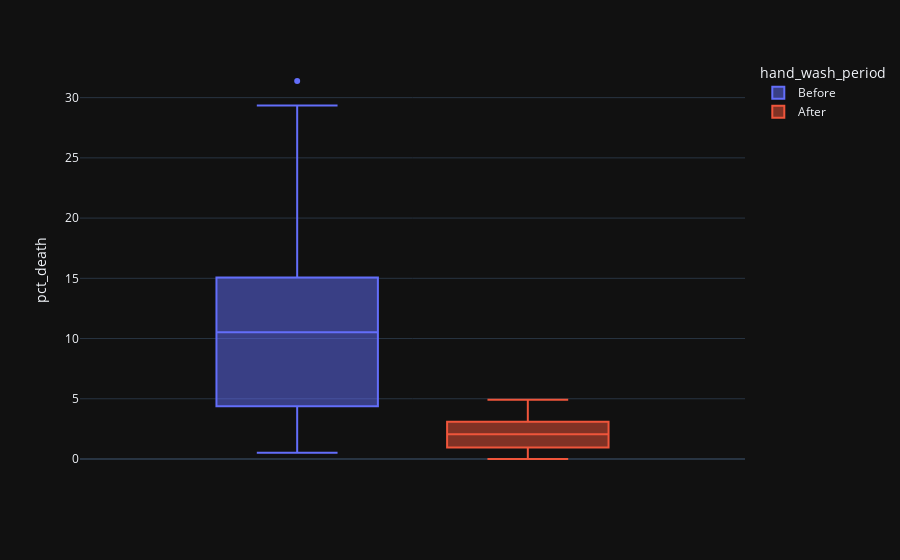

The code cell stored with this chart in its notebook:
### Code cell
fig1 = px.box(data_frame=df_monthly, y="pct_death", color="hand_wash_period")
fig1.show()

### Figure 1 — Plotly figure (JSON) as saved in the notebook; plotly's stock layout.template omitted (floating-point values rounded to 4 significant figures)
{"data": [{"alignmentgroup": "True", "hovertemplate": "hand_wash_period=Before<br>pct_death=%{y}<extra></extra>", "legendgroup": "Before", "marker": {"color": "#636efa"}, "name": "Before", "notched": false, "offsetgroup": "Before", "orientation": "v", "showlegend": true, "x0": " ", "xaxis": "x", "y": [14.57, 7.531, 4.332, 1.569, 0.7843, 5.0, 8.421, 1.351, 1.878, 11.02, 22.55, 20.85, 12.22, 10.23, 10.74, 3.226, 6.593, 20.78, 25.46, 18.39, 29.34, 22.97, 31.38, 19.12, 15.97, 12.41, 11.93, 6.098, 4.082, 0.5236, 1.554, 2.262, 17.6, 7.143, 8.051, 15.16, 11.28, 17.03, 17.31, 5.833, 2.679, 4.369, 6.32, 1.224, 3.226, 11.02, 10.55, 7.591, 4.745, 4.452, 4.231, 4.392, 7.143, 6.122, 3.586, 10.55, 14.84, 10.94, 10.49, 13.39, 18.09, 15.43, 18.97, 13.44, 10.15, 13.1, 18.06, 14.39, 14.96, 10.77, 5.369, 3.215, 1.923, 3.607, 18.27, 12.24], "y0": " ", "yaxis": "y", "type": "box"}, {"alignmentgroup": "True", "hovertemplate": "hand_wash_period=After<br>pct_death=%{y}<extra></extra>", "legendgroup": "After", "marker": {"color": "#EF553B"}, "name": "After", "notched": false, "offsetgroup": "After", "orientation": "v", "showlegend": true, "x0": " ", "xaxis": "x", "y": [2.239, 1.2, 1.894, 4.58, 3.957, 4.472, 2.93, 3.534, 0.6873, 0.0, 0.6557, 0.9585, 1.136, 0.3717, 0.0, 0.9615, 2.341, 2.903, 1.34, 2.233, 3.085, 4.926], "y0": " ", "yaxis": "y", "type": "box"}], "layout": {"xaxis": {"anchor": "y", "domain": [0.0, 1.0]}, "yaxis": {"anchor": "x", "domain": [0.0, 1.0], "title": {"text": "pct_death"}}, "legend": {"title": {"text": "hand_wash_period"}, "tracegroupgap": 0}, "margin": {"t": 60}, "boxmode": "group"}}
